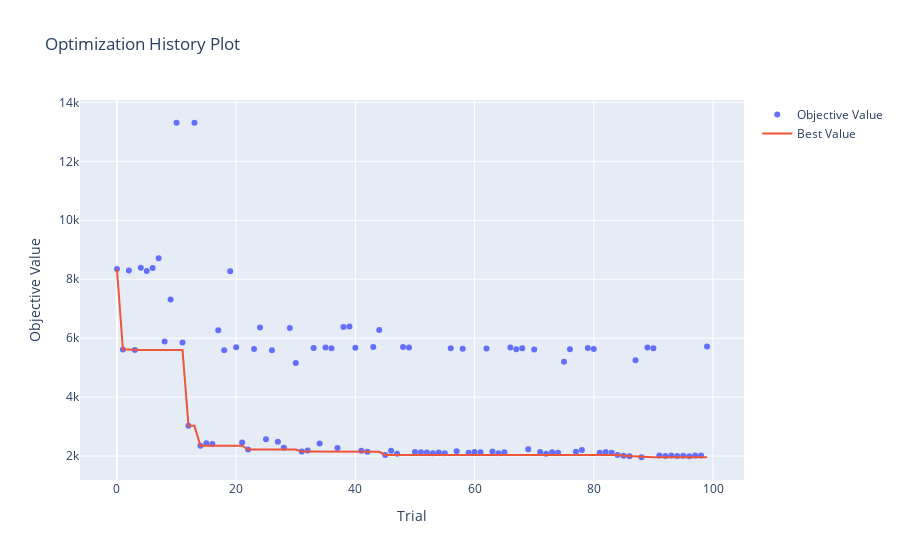

Source (notebook cell):
### Markdown cell above
## 1.5 Visualizaciones (0.5 puntos)

<p align="center">
  <img src="https://media.tenor.com/F-LgB1xTebEAAAAd/look-at-this-graph-nickelback.gif">
</p>


Satisfecho con su trabajo, Fiu le pregunta si es posible generar visualizaciones que permitan entender el entrenamiento de su modelo.

A partir del siguiente <a href = https://optuna.readthedocs.io/en/stable/tutorial/10_key_features/005_visualization.html#visualization>enlace</a>, genere las siguientes visualizaciones:

- Gráfico de historial de optimización
- Gráfico de coordenadas paralelas
- Gráfico de importancia de hiperparámetros

Comente sus resultados: ¿Desde qué *trial* se empiezan a observar mejoras notables en sus resultados? ¿Qué tendencias puede observar a partir del gráfico de coordenadas paralelas? ¿Cuáles son los hiperparámetros con mayor importancia para la optimización de su modelo?

### Code cell
# Inserte su código acá
from optuna.visualization import plot_optimization_history

plot_optimization_history(study)
